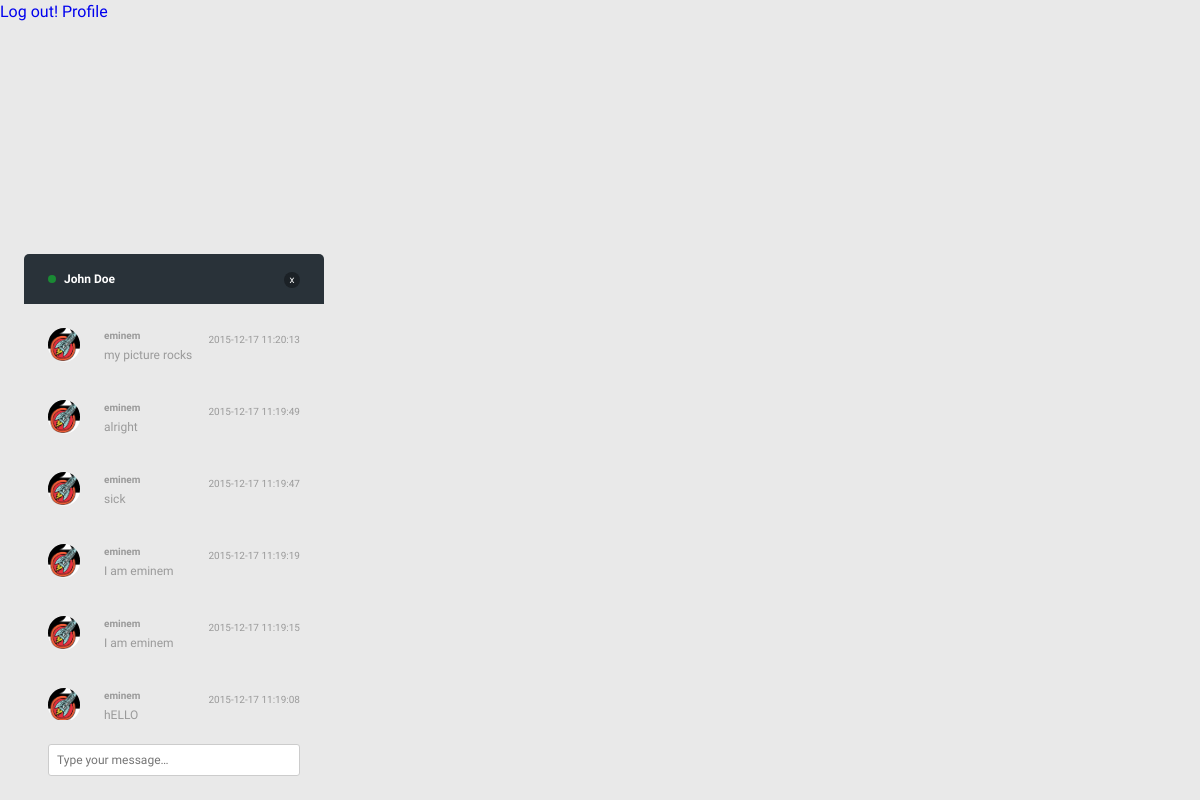
/chat/chat.php, run on the app's committed database.
### tables this page shows
CREATE TABLE `messages` (
  `id` int(11) NOT NULL AUTO_INCREMENT,
  `message` varchar(255) DEFAULT NULL,
  `created_at` datetime DEFAULT NULL,
  `user_id` int(11) DEFAULT NULL,
  PRIMARY KEY (`id`)
);

CREATE TABLE `files` (
  `id` int(11) NOT NULL AUTO_INCREMENT,
  `filename` varchar(255) DEFAULT NULL,
  `path` varchar(255) DEFAULT NULL,
  `extension` varchar(255) DEFAULT NULL,
  PRIMARY KEY (`id`)
);

CREATE TABLE `users` (
  `id` int(11) NOT NULL AUTO_INCREMENT,
  `email` varchar(255) DEFAULT NULL,
  `username` varchar(255) DEFAULT NULL,
  `password` varchar(255) DEFAULT NULL,
  `photo_id` int(11) DEFAULT NULL,
  PRIMARY KEY (`id`)
);

### chat/requires/functions.php (called while the page is built, shortened)
<?php
require_once('pdo.php');
function getLastMessage() {
	global $conn;
	try {
		$messages = $conn->prepare("
			SELECT * FROM messages
			LEFT JOIN users ON messages.user_id = users.id
			LEFT JOIN files ON users.photo_id = files.id
			ORDER BY messages.id DESC LIMIT 10
		");
		$messages->execute();
		return $messages->fetchAll();
	} catch (Exception $e) {
		die("Your message could not be sent because : ".$e);
	}
}

### chat/chat.php (the view, shortened to what this page needs)
<?php require_once('requires/header.php');
require_once('requires/functions.php');
$messages = \ECVChat\DB\getLastMessage();
?>
<div id="ecvchat">
  <header class="clearfix">
    <a href="#" class="ecvchat-close">x</a>
    <h4>John Doe</h4>
  </header>
  <div class="ecvchat">
    <div class="ecvchat-history">
      <?php foreach ($messages as $message) { ?>
        <div class="ecvchat-message clearfix">
          <img src="<?php echo $message['path'].$message['filename'] ?>" alt="" width="32" height="32">
          <div class="ecvchat-message-content clearfix">
            <span class="ecvchat-time"><?=$message['created_at']?></span>
            <h5><?=$message['username']?></h5>
            <p><?=$message['message']?></p>
          </div>
        </div>
        <hr>
      <?php } ?>
    </div>
    <form method="post" action="chat.php">
      <fieldset>
        <input type="text" name="message" placeholder="Type your message…" autofocus>
      </fieldset>
    </form>
  </div>
</div>
<a href="requires/logout.php">Log out!</a>
<a href="profile.php">Profile</a>
<?php require_once('requires/footer.php') ?>

### chat/requires/header.php (shortened to what this page needs)
<!doctype html>
<html lang="en">
	<head>
	  <link rel="stylesheet" href="chat.css">
	</head>
	<body>

### chat/requires/footer.php
	</body>
</html>

### chat/chat.css (style rules this page uses)
body { background: #e9e9e9; color: #9a9a9a; font: 100%/1.5em "Droid Sans", sans-serif; margin: 0; }
a { text-decoration: none; }
fieldset { border: 0; margin: 0; padding: 0; }
h4, h5 { line-height: 1.5em; margin: 0; }
hr { background: #e9e9e9; border: 0; -moz-box-sizing: content-box; box-sizing: content-box; height: 1px; margin: 0; min-height: 1px; }
img { border: 0; display: block; height: auto; max-width: 100%; }
input { border: 0; color: inherit; font-family: inherit; font-size: 100%; line-height: normal; margin: 0; }
p { margin: 0; }
.clearfix { *zoom: 1; }
.clearfix:before, .clearfix:after { content: ""; display: table; }
.clearfix:after { clear: both; }
#ecvchat { bottom: 0; font-size: 12px; left: 24px; position: fixed; width: 300px; }
#ecvchat header { background: #293239; border-radius: 5px 5px 0 0; color: #fff; cursor: pointer; padding: 16px 24px; }
#ecvchat h4:before { background: #1a8a34; border-radius: 50%; content: ""; display: inline-block; height: 8px; margin: 0 8px 0 0; width: 8px; }
#ecvchat h4 { font-size: 12px; }
#ecvchat h5 { font-size: 10px; }
#ecvchat form { padding: 24px; }
#ecvchat input[type="text"] { border: 1px solid #ccc; border-radius: 3px; padding: 8px; outline: none; width: 234px; }
.ecvchat-close { background: #1b2126; border-radius: 50%; color: #fff; display: block; float: right; font-size: 10px; height: 16px; line-height: 16px; margin: 2px 0 0 0; text-align: center; width: 16px; }
.ecvchat-history { height: 400px; padding: 8px 24px; overflow-y: scroll; }
.ecvchat-message { margin: 16px 0; }
.ecvchat-message img { border-radius: 50%; float: left; }
.ecvchat-message-content { margin-left: 56px; }
.ecvchat-time { float: right; font-size: 10px; }

### data on the page
messages: files.path+filename (picture), created_at "2015-12-17 11:20:13", user.username "eminem", message "my picture rocks"
messages: files.path+filename (picture), created_at "2015-12-17 11:19:49", user.username "eminem", message "alright"
messages: files.path+filename (picture), created_at "2015-12-17 11:19:47", user.username "eminem", message "sick"
messages: files.path+filename (picture), created_at "2015-12-17 11:19:19", user.username "eminem", message "I am eminem"
messages: files.path+filename (picture), created_at "2015-12-17 11:19:15", user.username "eminem", message "I am eminem"
messages: files.path+filename (picture), created_at "2015-12-17 11:19:08", user.username "eminem", message "hELLO"
